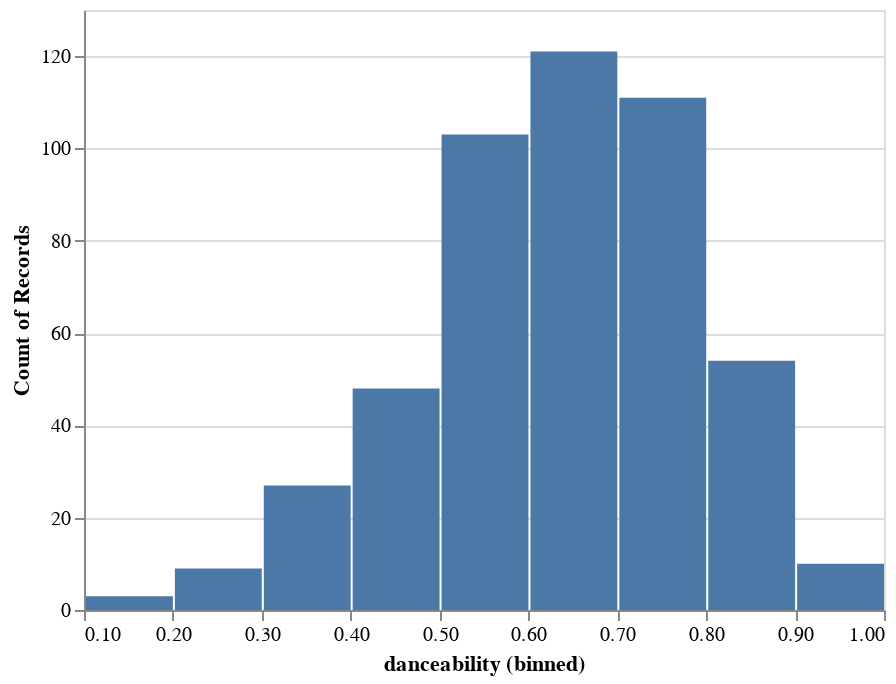

Notebook source saved alongside this figure:
### Code cell
alt.Chart(two_people_dataframe).mark_bar().encode(
    alt.X("danceability", bin=True),
    y='count()',
)

### Figure 1 — Vega-Lite specification as saved in the notebook (floating-point values rounded to 4 significant figures; data arrays with more than 128 entries replaced by an {"elided": "..."} marker saying what was removed)
{"config": {"view": {"continuousWidth": 400, "continuousHeight": 300}}, "data": {"name": "data-09d2a1a54a55ebcb0d6dc81905754f42"}, "mark": "bar", "encoding": {"x": {"bin": true, "field": "danceability", "type": "quantitative"}, "y": {"aggregate": "count", "type": "quantitative"}}, "$schema": "https://vega.github.io/schema/vega-lite/v4.17.0.json", "datasets": {"data-09d2a1a54a55ebcb0d6dc81905754f42": {"elided": "486 records"}}}
